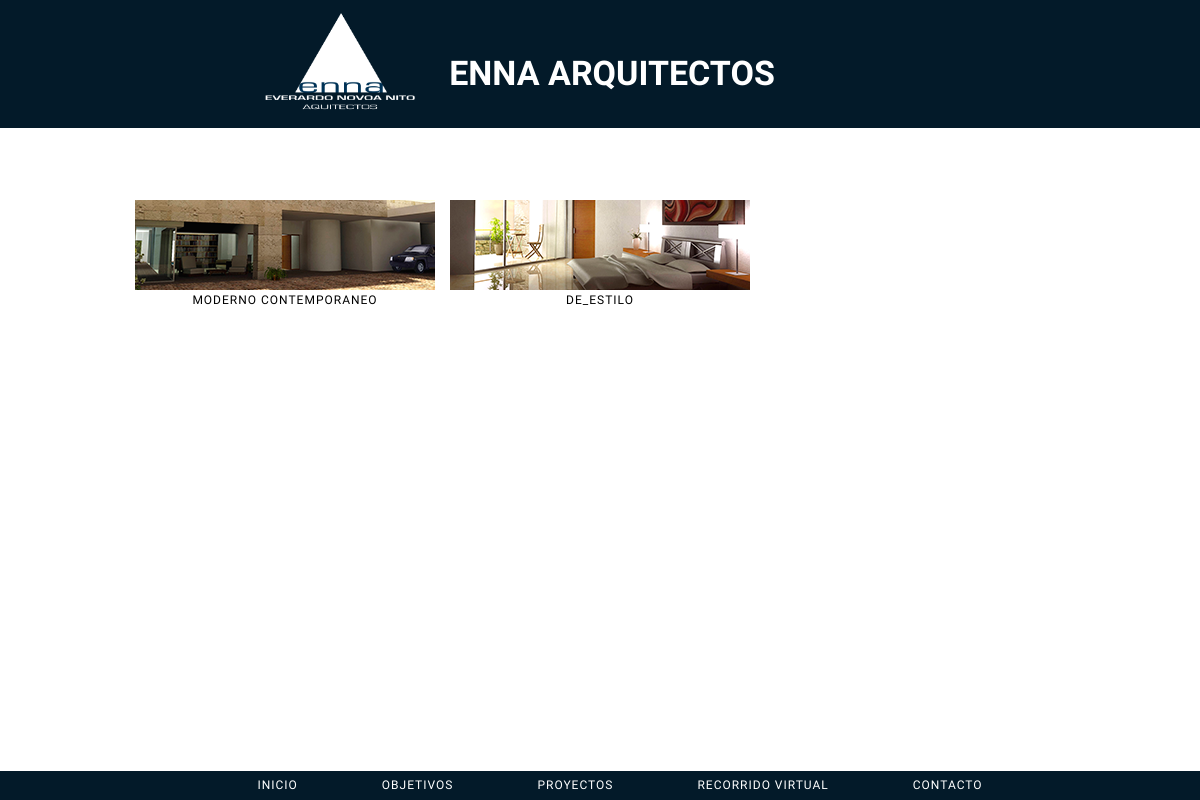
The page /enna/enna/virtual/index.php on the database its author committed.
### tables this page shows
CREATE TABLE `categoria_virtual` (
`id` int(11) unsigned NOT NULL,
  `img` varchar(255) NOT NULL DEFAULT '',
  `titulo` varchar(255) NOT NULL DEFAULT ''
);

### enna/enna/virtual/index.php (the view, shortened to what this page needs)
<?php
	$categoria_virtual = mysql_query("SELECT * FROM categoria_virtual");
?>
<!doctype html>
<html>
<head>
</head>
<body>
	<header>
    </header>
<div id="galerias">
    <div class="album">
		        <?php
		            while($fila = mysql_fetch_array($categoria_virtual)){
		                echo "<a href='virtual.php?id=" . $fila['id'] . "'>";
						echo "<div class='proyecto'>";
						if ($fila['img'] == ""){
							echo "<img src='/enna/enna/img/categoria_virtual/null.gif'/>";
						}else{
							echo "<img src='/enna/enna/img/categoria_virtual/" . $fila['img'] . "' />";
						}
		                echo "<div class='datoproyecto nombreproyecto'>" . $fila['titulo'] . "</div>";
		                echo "</div>";
						echo "</a>";
		            }
		        ?>
    </div>
</div>
</body>

### enna/enna/css/enna.css (style rules this page uses)
body { margin:0; padding:0; font-family: 'Michroma', sans-serif; overflow: hidden; }
a { text-decoration: none; color: #FFF; font-size: 12px; letter-spacing: 1px; }
#galerias { width:100%; height:80%; position:absolute; left:0; bottom:0; overflow: scroll; }
.album { margin: 0 auto; width: 960px; margin-top: 20px; }
.proyecto { width: 300px; height:100%; display: inline-block; text-align:center; margin-left: 15px; margin-top: 20px; }
.album a { color: #000; }

### enna/enna/css/default.css (style rules this page uses)
*, *:after, *:before { -webkit-box-sizing: border-box; -moz-box-sizing: border-box; box-sizing: border-box; }
body, html { font-size: 100%; padding: 0; margin: 0; }

### rows shown on the page
categoria_virtual: img (picture), titulo "MODERNO CONTEMPORANEO"
categoria_virtual: img (picture), titulo "DE_ESTILO"
